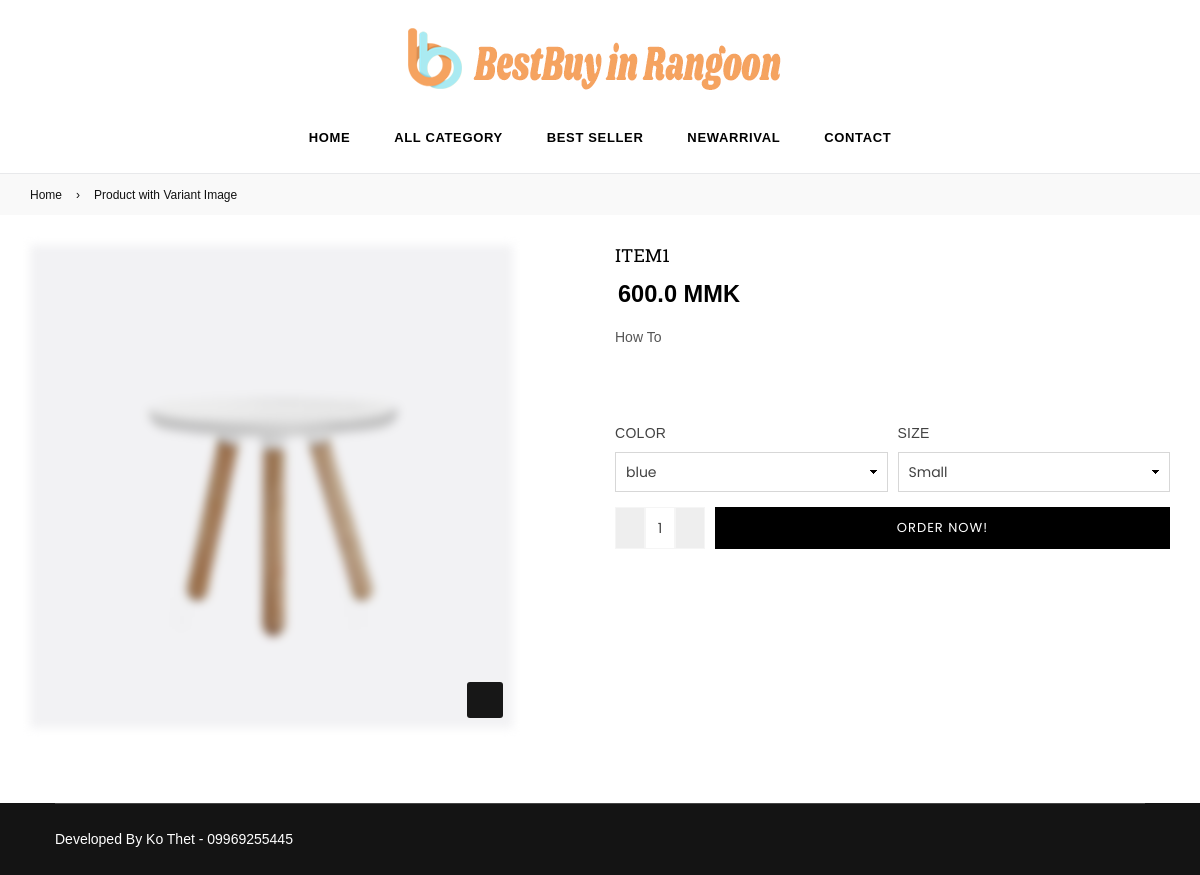
Screenshot of /pro_detail/7/ with the database file from the repository.
### myapp/models.py (models this page shows, shortened)
class Items(models.Model):
    item_name = models.CharField(max_length=225)
    category = models.CharField(max_length=225)
    pruchase_price = models.FloatField(default=0.00)
    sell_price = models.FloatField(default=0.00)
    balance_qty = models.IntegerField(default=0)
    barcode_id = models.CharField(max_length=225,blank=True, null=True)
    photo = models.ImageField(upload_to='', blank=True, null=True)
    photo2 = models.ImageField(upload_to='', blank=True, null=True)
    photo3 = models.ImageField(upload_to='', blank=True, null=True)
    photo4 = models.ImageField(upload_to='', blank=True, null=True)
    itm_description = models.CharField(max_length=225,blank=True, null=True)

### myapp/views.py (the view)
# urls.py: path('pro_detail/<int:id>/', pro_detail.as_view(), name='pro_detail'),
class pro_detail(TemplateView):
    template_name = 'web/product-detail.html'
    def get_context_data(self, **kwargs):
        context = super().get_context_data(**kwargs)
        order_id = self.kwargs['id']
        item_data = Items.objects.get(id=order_id)
        context['itmcol'] = ItmColor.objects.filter(items=item_data)
        context['itmsize'] = ItmSize.objects.filter(items=item_data)
        context['order_data']=item_data
        return context

### templates/web/product-detail.html (shortened to what this page needs)
{% extends 'web/webbase.html' %}
{% load static %}
{% block content %}
        <div id="page-content">
            <div id="MainContent" class="main-content" role="main">
                <div class="bredcrumbWrap">
                    <div class="container breadcrumbs" role="navigation" aria-label="breadcrumbs">
                        <a href="index.html" title="Back to the home page">Home</a><span aria-hidden="true">›</span><span>Product with Variant Image</span>
                    </div>
                </div>
                <div id="ProductSection-product-template" class="product-template__container prstyle1 container">
                    <div class="product-single">
                        <div class="row">
                            <div class="col-lg-6 col-md-6 col-sm-12 col-12">
                                <div class="product-details-img">
                                    <div class="zoompro-wrap product-zoom-right pl-20">
                                        <div class="zoompro-span">
                                            <img class="blur-up lazyload zoompro" data-zoom-image="{{order_data.photo.url}}" alt="" src="{{order_data.photo.url}}" />
                                        </div>
                                        <div class="product-buttons">
                                            <a href="#" class="btn prlightbox" title="Zoom"><i class="icon anm anm-expand-l-arrows" aria-hidden="true"></i></a>
                                        </div>
                                    </div>
                                </div>
                            </div>
                            <div class="col-lg-6 col-md-6 col-sm-12 col-12">
                                <div class="product-single__meta">
                                    <h1 class="product-single__title"> {{order_data.item_name}}</h1>
                                    <div class="product-nav clearfix">
                                        <a href="#" class="next" title="Next"><i class="fa fa-angle-right" aria-hidden="true"></i></a>
                                    </div>
                                    <p class="product-single__price product-single__price-product-template">
                                        <span class="product-price__price product-price__price-product-template">
                                            <span id="ProductPrice-product-template"><span class="money">{{order_data.sell_price}} MMK</span></span>
                                        </span>
                                    </p>
                                    <div class="product-single__description rte">
                                        <p>{{order_data.itm_description}}</p>
                                    </div>
                                <div class="display-table shareRow">
                                </div>
                            	</div>
                                <form method="post" action="{% url 'myapp:WebItemDetailOrder' %}" accept-charset="UTF-8" class="product-form product-form-product-template hidedropdown" enctype="multipart/form-data">
                                    <div class="selector-wrapper js product-form__item">
                                        <label for="SingleOptionSelector-0">Color</label>
                                        <select class="single-option-selector single-option-selector-product-template product-form__input selectbox" id="SingleOptionSelector-0" data-index="option1" name="icol">
                                            {% for i in itmcol %}
                                            <option value="{{i.color}}">{{i.color}}</option>
                                            {% endfor %}
                                        </select>
                                      </div>
                                    <div class="selector-wrapper js product-form__item">
                                        <label for="SingleOptionSelector-1">Size</label>
                                        <select class="single-option-selector single-option-selector-product-template product-form__input selectbox" id="SingleOptionSelector-1" data-index="option2" name="isize">
                                            {% for i in itmsize %}
                                            <option value="{{i.size}}">{{i.size}}</option>
                                            {% endfor %}
                                        </select>
                                    </div>
                                    <div class="product-action clearfix">
                                        <div class="product-form__item--quantity">
                                            <div class="wrapQtyBtn">
                                                <div class="qtyField">
                                                    <a class="qtyBtn minus" href="javascript:void(0);"><i class="fa anm anm-minus-r" aria-hidden="true"></i></a>
                                                    <input type="text" id="Quantity" name="quantity" value="1" class="product-form__input qty">
                                                    <a class="qtyBtn plus" href="javascript:void(0);"><i class="fa anm anm-plus-r" aria-hidden="true"></i></a>
                                                </div>
                                            </div>
                                        </div>
                                        <div class="product-form__item--submit">
                                            <button type="submit" name="" class="btn product-form__cart-submit">
                                                <span id="AddToCartText-product-template">Order Now!</span>
                                            </button>
                                        </div>
                                    </div>
                                </form>
                        	</div>
                    </div>
                    <div class="prFeatures">
                    </div>
                    </div>
            </div>
        </div>
    	</div>
{% endblock content %}

### static/assets/css/chatbot.css (style rules this page uses)
body { font-family: Arial, Helvetica, sans-serif; }
* { box-sizing: border-box; }

### rows the page displays
Items: photo (picture), item_name "ITEM1", sell_price "600.0", itm_description "How To"

### other values shown
form field icol "blue"
form field isize "Small"
